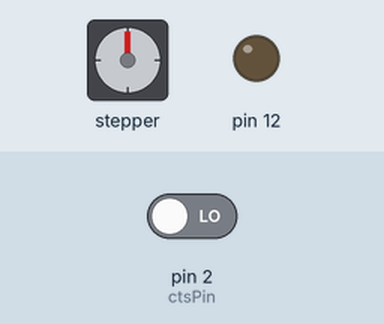
The sketch below on a simulated Arduino Uno, built with avr-gcc and run on an emulated ATmega328P. Shown: stepper motor, output pins drawn as LEDs (lit = HIGH). Inputs (shaded band) come from the test bench; at power-on: pin 2 (ctsPin) LOW. Stepper angles assume 2048 steps per turn.

Above: at 1.2 s.
1.3 s: pin 2 (ctsPin) driven HIGH
At 1.76 s:
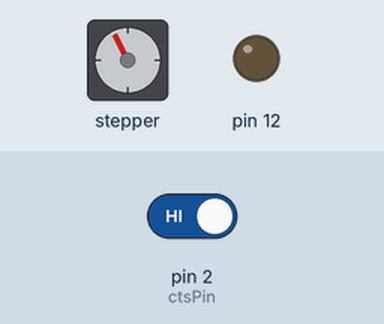
4.3 s: pin 2 (ctsPin) driven LOW
At 5.1 s:
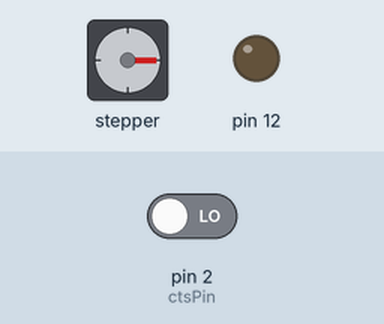
7.3 s: pin 2 (ctsPin) driven HIGH
At 7.76 s:
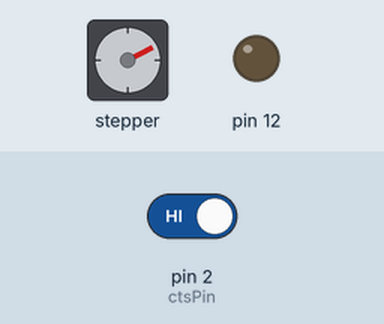
Timing chart, 0 to 19.3 s (numbered marks = the images above; inputs shaded):
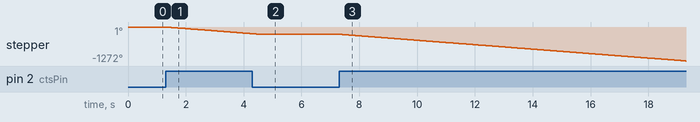

The sketch:

Arduino-Distributeur_automatique_chat.ino
```cpp
#include <Stepper.h>

// Number of steps in one revolution of your motor.
// If your motor gives the number of degrees per step, divide that number into 360
// to get the number of steps (e.g. 360 / 3.6 gives 100 steps).
const int stepsPerRevolution = 2048; // 32*64 = 2048

// Time
unsigned long myTime;
unsigned long stepTime;

// Reset once
bool resetNeeded;

// Pin for capactitive touch sensor
#define ctsPin 2

// Initialize with pin sequence IN1-IN3-IN2-IN4 with 28BYJ-48 stepper motor
Stepper myStepper(stepsPerRevolution, 8, 10, 9, 11);

void setup() {
  // The speed at which the motor should turn in rotations per minute - a positive number
  myStepper.setSpeed(14);

  // Avoid reset when no interaction
  resetNeeded = false;
}

void loop() {
  int ctsValue = digitalRead(ctsPin);
  myTime = millis();

  if (ctsValue == HIGH) {
    myStepper.step(-stepsPerRevolution / 8);
    resetNeeded = true;
    stepTime = millis();
  }
  else if (resetNeeded && (myTime > stepTime + 2000)) {
    reset();
  }
}

void reset() {
  // Pin 12 must be connected to Reset pin
  pinMode(12, OUTPUT);
  resetNeeded = false;
}
```

Measured:
- after the input at 1.3 s, stepper: keeps turning counter-clockwise at about 84°/s, starting at once
- after the input at 4.3 s, stepper: goes on until 4.5 s, then stays -270°
- after the input at 7.3 s, stepper: keeps turning counter-clockwise at about 84°/s, starting at once
